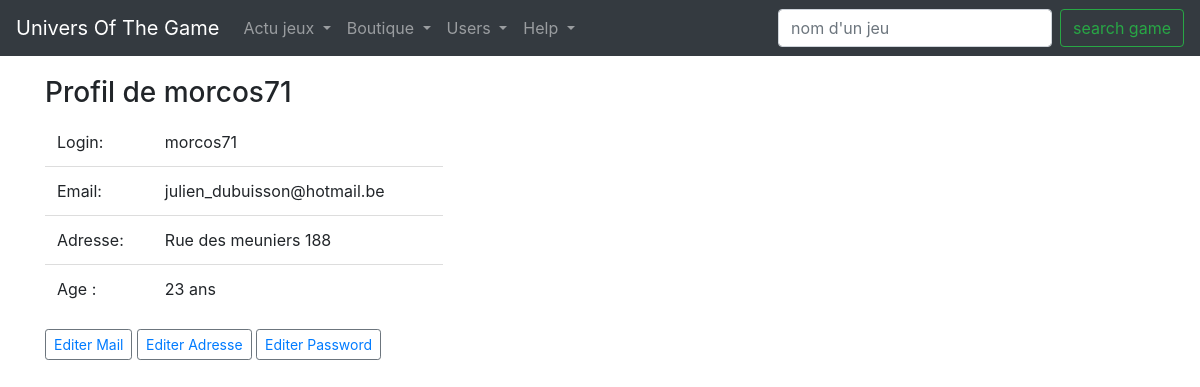
Screenshot of /profil (signed in) with the database file from the repository.
### tables this page shows
CREATE TABLE IF NOT EXISTS `clients` (
  `id_client` INT(11) NOT NULL AUTO_INCREMENT,
  `login` VARCHAR(50) NOT NULL,
  `passw` VARCHAR(255) NOT NULL,
  `mail` VARCHAR(255) NOT NULL,
  `adress` VARCHAR(255) NOT NULL,
  `datenaiss` DATETIME NOT NULL,
  `Statut` INT(11) NOT NULL,
  PRIMARY KEY (`id_client`),
  UNIQUE KEY `login` (`login`),
  UNIQUE KEY `mail` (`mail`)
);

### controllers/profil.php (called while the page is built, shortened)
<?php
require("models/requetes.php");
include("infoUser.php");
include("views/profil.php");
?>

### models/requetes.php (called while the page is built, shortened)
<?php
function Infoid($id){
  $bdd = db_connect();
  $requser = $bdd->query("SELECT * FROM clients WHERE id_client=".$id);
  return $info=$requser->fetch();
}
?>

### controllers/infoUser.php (called while the page is built)
<?php
if($_SESSION['id'])
{
	$id = $_SESSION['id'];
	$userinfo = Infoid($id);
}
else{
	header("location: accueil");
}
?>

### views/profil.php (the view, shortened to what this page needs)
<!DOCTYPE html>
<html>
	<head>
		<link rel="stylesheet" href="https://maxcdn.bootstrapcdn.com/bootstrap/4.0.0/css/bootstrap.min.css">
		<link rel="stylesheet" href="../css/profil.css">
		<link rel="stylesheet" href="../css/style.css">
	</head>
	<body>
	<?php	include("includes/menu.php") ?>
		<div class="container">
      <div class="row">
        <div class="col-xs-12 col-sm-12 col-md-6 col-lg-6 col-xs-offset-0 col-sm-offset-0 col-md-offset-3 col-lg-offset-3 toppad" >
          <div class="panel panel-info">
            <div class="panel-heading">
              <h3 class="panel-title">Profil de <?=$userinfo['login'] ?></h3>
            </div>
            <div class="panel-body">
              <div class="row">
                <div class=" col-md-9 col-lg-9 ">
                  <table class="table table-user-information">
                    <tbody>
                      <tr>
                        <td>Login:</td>
                        <td><?=$userinfo['login'] ?></td>
                      </tr>
                      <tr>
                        <td>Email:</td>
                        <td><?=$userinfo['mail'] ?></td>
                      </tr>
                      <tr>
                        <td>Adresse:</td>
                        <td><?=$userinfo['adress'] ?></td>
                      </tr>
                      <tr>
                        <td>Age :</td>
                        <td><?php
												$date_actuelle = new Datetime();
												$date_naiss = new Datetime($userinfo['datenaiss']);
												echo $date_actuelle->diff($date_naiss)->format('%Y ans');
												?></td>
                      </tr>
                    </tbody>
                  </table>
									<Button value="Edit" class="btn btn-sm btn-outline-secondary"><a href="modifmail">Editer Mail</a></Button>
									<Button value="Edit" class="btn btn-sm btn-outline-secondary"><a href="modifadress">Editer Adresse</a></Button>
									<Button value="Edit" class="btn btn-sm btn-outline-secondary"><a href="modifpassword">Editer Password</a></Button>
                </div>
              </div>
            </div>
          </div>
        </div>
      </div>
    </div>
	</body>
</html>

### css/profil.css (style rules this page uses)
.table-user-information > tbody > tr { border-top: 1px solid rgb(221, 221, 221); }
.table-user-information > tbody > tr:first-child { border-top: 0; }
.table-user-information > tbody > tr > td { border-top: 0; }
.toppad { margin-top:20px; }

### css/style.css (style rules this page uses)
html { position: relative; min-height: 100%; }
body { margin-bottom: 60px; }

### rows the page displays
clients: login "morcos71", mail "julien_dubuisson@hotmail.be", adress "Rue des meuniers 188", datenaiss "23 ans"
